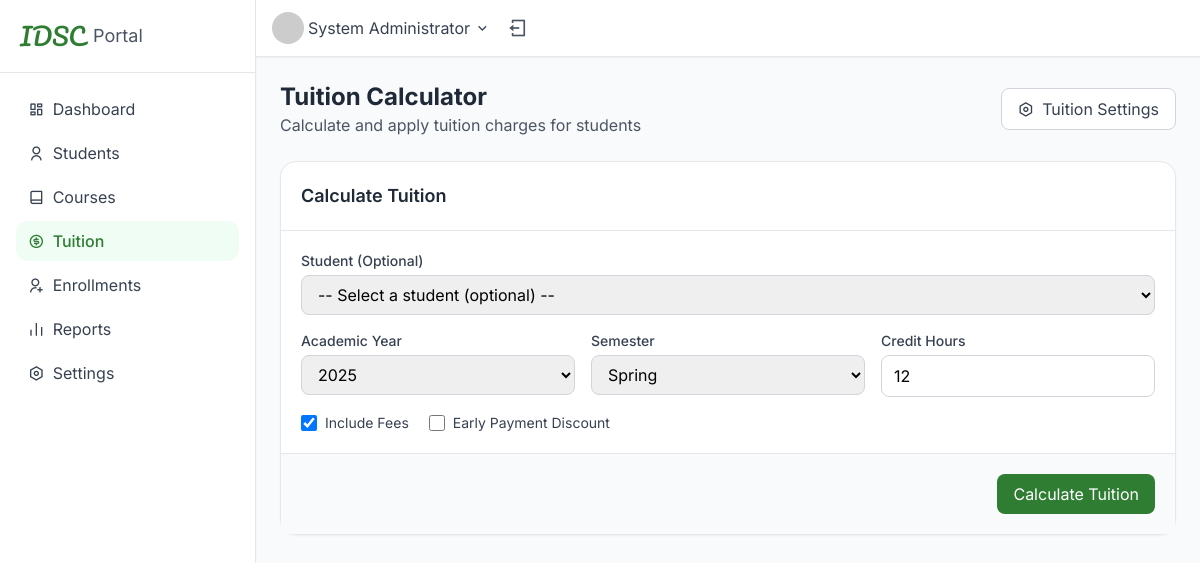
Page /admin/tuition_calculator.php (signed in) on the committed database.
### tables this page shows
CREATE TABLE users (
    user_id VARCHAR(20) PRIMARY KEY,
    password VARCHAR(255) NOT NULL,
    role ENUM('student', 'instructor', 'admin') NOT NULL,
    email VARCHAR(100) NOT NULL UNIQUE,
    first_name VARCHAR(50) NOT NULL,
    last_name VARCHAR(50) NOT NULL,
    profile_image VARCHAR(255) DEFAULT NULL,
    created_at TIMESTAMP DEFAULT CURRENT_TIMESTAMP,
    last_login DATETIME DEFAULT NULL
);

CREATE TABLE IF NOT EXISTS tuition_settings (
    id INT AUTO_INCREMENT PRIMARY KEY,
    academic_year INT NOT NULL,
    semester VARCHAR(20) NOT NULL,
    tuition_per_credit DECIMAL(10, 2) NOT NULL,
    registration_fee DECIMAL(10, 2) NOT NULL,
    technology_fee DECIMAL(10, 2) NOT NULL,
    activity_fee DECIMAL(10, 2) NOT NULL,
    health_fee DECIMAL(10, 2) NOT NULL,
    discount_full_time DECIMAL(5, 2) NOT NULL,
    discount_early_payment DECIMAL(5, 2) NOT NULL,
    late_payment_penalty DECIMAL(10, 2) NOT NULL,
    updated_at DATETIME NOT NULL,
    UNIQUE KEY unique_term (academic_year, semester)
);

### config.php (called while the page is built, shortened)
<?php
function get_db_connection() {
    static $conn;
    if (!isset($conn)) {
        $conn = mysqli_connect(DB_HOST, DB_USER, DB_PASS, DB_NAME);
    }
    return $conn;
}
function get_user_info($user_id) {
    $conn = get_db_connection();
    $user_id = mysqli_real_escape_string($conn, $user_id);
    $query = "SELECT * FROM users WHERE user_id = '$user_id'";
    $result = mysqli_query($conn, $query);
    if ($result && mysqli_num_rows($result) > 0) {
        return mysqli_fetch_assoc($result);
    }
    return null;
}
?>

### admin/tuition_calculator.php (the view, shortened to what this page needs)
<?php
require_once '../config.php';
$admin_id = $_SESSION['user_id'];
$user_info = get_user_info($admin_id);
$conn = get_db_connection();
$query = "SELECT * FROM tuition_settings ORDER BY academic_year DESC, semester DESC LIMIT 1";
$result = mysqli_query($conn, $query);
if ($result && mysqli_num_rows($result) > 0) {
    $tuition_settings = mysqli_fetch_assoc($result);
}
$query = "SELECT DISTINCT academic_year, semester FROM tuition_settings ORDER BY academic_year DESC, FIELD(semester, 'Fall', 'Summer', 'Spring')";
$result = mysqli_query($conn, $query);
$terms = [];
if ($result) {
    while ($row = mysqli_fetch_assoc($result)) {
        $terms[] = $row;
    }
}
?>
<!DOCTYPE html>
<html lang="en">
<head>
    <script src="https://cdn.tailwindcss.com/3.4.16"></script>
    <link rel="stylesheet" href="https://cdnjs.cloudflare.com/ajax/libs/remixicon/4.6.0/remixicon.min.css">
</head>
<body class="bg-gray-50">
    <div class="min-h-screen flex flex-col">
        <div class="flex flex-1">
            <aside class="w-64 bg-white shadow-sm border-r hidden lg:block">
                <div class="p-5 border-b">
                    <div class="flex items-center space-x-2">
                        <h1 class="font-['Pacifico'] text-2xl text-primary">IDSC</h1>
                        <span class="text-gray-600 text-lg">Portal</span>
                    </div>
                </div>
                <nav class="p-4 space-y-1">
                    <a href="dashboard.php" class="flex items-center space-x-2 px-3 py-2 rounded-md text-gray-700 hover:bg-green-50 hover:text-primary transition-colors">
                        <i class="ri-dashboard-line"></i>
                        <span>Dashboard</span>
                    </a>
                    <a href="students.php" class="flex items-center space-x-2 px-3 py-2 rounded-md text-gray-700 hover:bg-green-50 hover:text-primary transition-colors">
                        <i class="ri-user-line"></i>
                        <span>Students</span>
                    </a>
                    <a href="courses.php" class="flex items-center space-x-2 px-3 py-2 rounded-md text-gray-700 hover:bg-green-50 hover:text-primary transition-colors">
                        <i class="ri-book-line"></i>
                        <span>Courses</span>
                    </a>
                    <a href="tuition_calculator.php" class="flex items-center space-x-2 px-3 py-2 rounded-md bg-green-50 text-primary font-medium">
                        <i class="ri-money-dollar-circle-line"></i>
                        <span>Tuition</span>
                    </a>
                    <a href="enrollments.php" class="flex items-center space-x-2 px-3 py-2 rounded-md text-gray-700 hover:bg-green-50 hover:text-primary transition-colors">
                        <i class="ri-user-add-line"></i>
                        <span>Enrollments</span>
                    </a>
                    <a href="reports.php" class="flex items-center space-x-2 px-3 py-2 rounded-md text-gray-700 hover:bg-green-50 hover:text-primary transition-colors">
                        <i class="ri-bar-chart-line"></i>
                        <span>Reports</span>
                    </a>
                    <a href="settings.php" class="flex items-center space-x-2 px-3 py-2 rounded-md text-gray-700 hover:bg-green-50 hover:text-primary transition-colors">
                        <i class="ri-settings-line"></i>
                        <span>Settings</span>
                    </a>
                </nav>
            </aside>
            <main class="flex-1 flex flex-col">
                <header class="bg-white shadow-sm border-b sticky top-0 z-10">
                    <div class="flex items-center justify-between px-4 py-3">
                        <div class="flex items-center space-x-4">
                            <div class="relative">
                                <button type="button" class="flex items-center space-x-1 text-gray-700">
                                    <img src="https://ui-avatars.com/api/?name=<?php echo urlencode($user_info['first_name'] . ' ' . $user_info['last_name']); ?>&background=E9F5E9&color=2E7D32" class="w-8 h-8 rounded-full" alt="Profile">
                                    <span class="hidden md:inline-block"><?php echo htmlspecialchars($user_info['first_name'] . ' ' . $user_info['last_name']); ?></span>
                                    <i class="ri-arrow-down-s-line"></i>
                                </button>
                            </div>
                            <form method="POST" action="../auth.php">
                                <button type="submit" class="text-gray-600 hover:text-primary">
                                    <i class="ri-logout-box-line text-xl"></i>
                                </button>
                            </form>
                        </div>
                    </div>
                </header>
                <div class="flex-1 overflow-y-auto p-4 md:p-6">
                    <div class="mb-6 flex justify-between items-center">
                        <div>
                            <h1 class="text-2xl font-bold text-gray-800">Tuition Calculator</h1>
                            <p class="text-gray-600">Calculate and apply tuition charges for students</p>
                        </div>
                        <div class="flex space-x-3">
                            <a href="tuition_settings.php" class="bg-white border border-gray-300 text-gray-700 px-4 py-2 rounded-button flex items-center space-x-2 hover:bg-gray-50 transition">
                                <i class="ri-settings-line"></i>
                                <span>Tuition Settings</span>
                            </a>
                        </div>
                    </div>
                    <div class="bg-white rounded-lg border shadow-sm mb-6">
                        <div class="p-5 border-b">
                            <h2 class="text-lg font-semibold text-gray-800">Calculate Tuition</h2>
                        </div>
                        <form method="POST" action="">
                            <div class="p-5 space-y-4">
                                <div class="grid grid-cols-1 md:grid-cols-3 gap-4">
                                    <div class="md:col-span-3">
                                        <label for="student_id" class="block text-sm font-medium text-gray-700 mb-1">Student (Optional)</label>
                                        <select id="student_id" name="student_id" class="block w-full border border-gray-300 rounded px-3 py-2 focus:outline-none focus:ring-1 focus:ring-primary focus:border-primary">
                                            <option value="">-- Select a student (optional) --</option>
                                        </select>
                                    </div>
                                </div>
                                <div class="grid grid-cols-1 md:grid-cols-3 gap-4">
                                    <div>
                                        <label for="academic_year" class="block text-sm font-medium text-gray-700 mb-1">Academic Year</label>
                                        <select id="academic_year" name="academic_year" required class="block w-full border border-gray-300 rounded px-3 py-2 focus:outline-none focus:ring-1 focus:ring-primary focus:border-primary">
                                            <?php
                                            $years = [];
                                            foreach ($terms as $term) {
                                                if (!in_array($term['academic_year'], $years)) {
                                                    $years[] = $term['academic_year'];
                                                }
                                            }
                                            sort($years, SORT_NUMERIC);
                                            $years = array_reverse($years);
                                            foreach ($years as $year):
                                            ?>
                                                <option value="<?php echo $year; ?>" <?php echo $year == $tuition_settings['academic_year'] ? 'selected' : ''; ?>>
                                                    <?php echo $year; ?>
                                                </option>
                                            <?php endforeach; ?>
                                        </select>
                                    </div>
                                    <div>
                                        <label for="semester" class="block text-sm font-medium text-gray-700 mb-1">Semester</label>
                                        <select id="semester" name="semester" required class="block w-full border border-gray-300 rounded px-3 py-2 focus:outline-none focus:ring-1 focus:ring-primary focus:border-primary">
                                            <option value="Spring" <?php echo $tuition_settings['semester'] === 'Spring' ? 'selected' : ''; ?>>Spring</option>
                                        </select>
                                    </div>
                                    <div>
                                        <label for="credits" class="block text-sm font-medium text-gray-700 mb-1">Credit Hours</label>
                                        <input type="number" id="credits" name="credits" min="1" max="24" value="12" required class="block w-full border border-gray-300 rounded px-3 py-2 focus:outline-none focus:ring-1 focus:ring-primary focus:border-primary">
                                    </div>
                                </div>
                                <div class="flex space-x-5">
                                    <div class="flex items-center">
                                        <input type="checkbox" id="include_fees" name="include_fees" class="w-4 h-4 text-primary focus:ring-primary border-gray-300 rounded" checked>
                                        <label for="include_fees" class="ml-2 block text-sm text-gray-700">Include Fees</label>
                                    </div>
                                    <div class="flex items-center">
                                        <input type="checkbox" id="early_payment" name="early_payment" class="w-4 h-4 text-primary focus:ring-primary border-gray-300 rounded">
                                        <label for="early_payment" class="ml-2 block text-sm text-gray-700">Early Payment Discount</label>
                                    </div>
                                </div>
                            </div>
                            <div class="p-5 border-t bg-gray-50 flex justify-end">
                                <button type="submit" class="px-4 py-2 bg-primary text-white rounded-button hover:bg-primary/90 transition">Calculate Tuition</button>
                            </div>
                        </form>
                    </div>
                </div>
            </main>
        </div>
    </div>
</body>
</html>

### admin/tuition_calculator.php (style rules this page uses)
:where([class^="ri-"])::before { content: "\f3c2"; }
body { font-family: 'Inter', sans-serif; background-color: #f8faf8; min-height: 100vh; }

### rows in the picture
users: first_name+last_name "System Administrator"
tuition_settings: academic_year "2025", semester "Spring"
